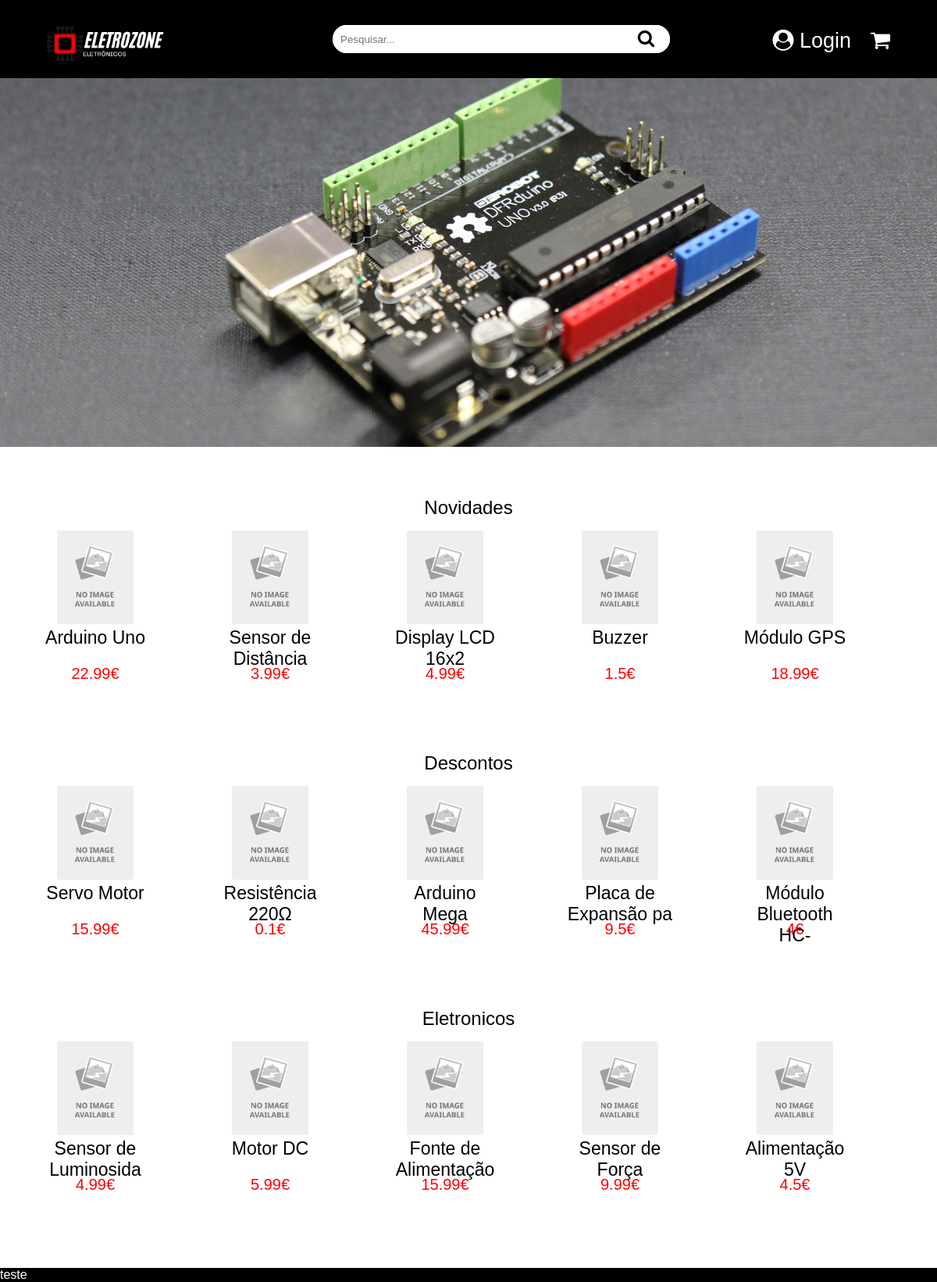
The page / on the database its author committed.
### tables this page shows
CREATE TABLE IF NOT EXISTS `produtos` (
  `id_produto` int(11) NOT NULL AUTO_INCREMENT,
  `nome` varchar(25) NOT NULL,
  `preco` float NOT NULL DEFAULT 0,
  `quantidade` int(11) NOT NULL DEFAULT 0,
  `descricao` text NOT NULL,
  `img` tinytext NOT NULL DEFAULT 'img/no_image.png',
  `class` tinytext DEFAULT NULL,
  `descricao_comp` text DEFAULT NULL,
  PRIMARY KEY (`id_produto`)
);

### class/conection.php (called while the page is built, shortened)
<?php
    $host = "localhost";
    $dbname = "loja";
    $usuario = "root";
    $senha = "";
    $output = "Login";
    try {
        $pdo = new PDO("mysql:host=$host;dbname=$dbname;charset=utf8", $usuario, $senha);
        $pdo->setAttribute(PDO::ATTR_ERRMODE, PDO::ERRMODE_EXCEPTION);
    } catch (PDOException $e) {
        die("Erro na conexão: " . $e->getMessage());
    }
    try {
        $stmt = $pdo->query("SELECT * FROM produtos where class = 'novidade'");
        $novidade = $stmt->fetchAll(PDO::FETCH_ASSOC);
        $stmt = $pdo->query("SELECT * FROM produtos where class = 'descontos'");
        $descontos = $stmt->fetchAll(PDO::FETCH_ASSOC);
        $stmt = $pdo->query("SELECT * FROM produtos where class = 'eletronicos'");
        $eletronicos = $stmt->fetchAll(PDO::FETCH_ASSOC);
    } catch (PDOException $e) {
        die("Erro ao buscar produtos: " . $e->getMessage());
    }
?>

### index.php (the view, shortened to what this page needs)
<?php
    require_once 'class/conection.php';
?>
<!DOCTYPE html>
<html lang="en">
<head>
    <link rel="stylesheet" href="css/css.css">
    <link rel="stylesheet" href="https://cdnjs.cloudflare.com/ajax/libs/font-awesome/4.7.0/css/font-awesome.min.css">
</head>
<body>
    <div id = "blurnav">
        <div id = "nav">
            <div id="center">
                <a id="logo" href="/trabalho projeto">
                    <img src="img/logo.png" width="150vw">
                </a>
                <div id="bar">
                    <input id="pesquisa" type="text" placeholder="Pesquisar...">
                    <i class="fa fa-search"></i>
                </div>
                <div id="butoes">
                    <form method="post">
                        <button type="submit" id= "account" name = "login">
                            <i class='fa fa-user-circle'></i>
                            <?php echo $output;?>
                        </button>
                        <button type="button" id= "car" onclick = "carrinhos()">
                            <i class='fa fa-shopping-cart'> </i>
                        </button>
                    </form>
                </div>
            </div>
        </div>
    </div>
    <div id ="blur">
        <section id="inicio">
            <div id = "front">
                <img src="img/arduino.png">
            </div>
            <div id="section">
                <div>
                    <p id="titulo">Novidades</p>
                </div>
                <div id="container">
                    <?php
                        for ($i = 0; $i < 5; $i++) {
                            echo '  <div id="item" onclick = "item('.$novidade[$i]['id_produto'].')">
                                        <div id="image">
                                            <img src="'.$novidade[$i]['img'].'">
                                        </div>
                                        <div id="nome">
                                            '.$novidade[$i]['nome'].'
                                        </div>
                                        <div id="preco">
                                            '.$novidade[$i]['preco'].'€
                                        </div>
                                    </div>';
                        }
                    ?>
                </div>
            </div>
            <div id="section">
                <br><br><br>
                <div>
                    <p id="titulo">Descontos</p>
                </div>
                <div id="container">
                    <?php
                        for ($i = 0; $i < 5; $i++) {
                            echo '  <div id="item" onclick = "item('.$descontos[$i]['id_produto'].')">
                                        <div id="image">
                                            <img src="'.$descontos[$i]['img'].'">
                                        </div>
                                        <div id="nome">
                                            '.$descontos[$i]['nome'].'
                                        </div>
                                        <div id="preco">
                                            '.$descontos[$i]['preco'].'€
                                        </div>
                                    </div>';
                        }
                    ?>
                </div>
            </div>
            <div id="section">
                <br><br><br>
                <div>
                    <p id="titulo">Eletronicos</p>
                </div>
                <div id="container">
                    <?php
                        for ($i = 0; $i < 5; $i++) {
                            echo '  <div id="item" onclick = "item('.$eletronicos[$i]['id_produto'].')">
                                        <div id="image">
                                            <img src="'.$eletronicos[$i]['img'].'">
                                        </div>
                                        <div id="nome">
                                            '.$eletronicos[$i]['nome'].'
                                        </div>
                                        <div id="preco">
                                            '.$eletronicos[$i]['preco'].'€
                                        </div>
                                    </div>';
                        }
                    ?>
                </div>
            </div>
        </section>
        <footer>
            teste
        </footer>
    </div>
</body>
</html>

### css/css.css (style rules this page uses)
body { color: black; margin: 0; font-family: Arial; background-color: white; }
#nav { color: white; background-color: #000000; width: 100%; left: 0; top: 0; height: 100px; z-index: 2; }
#nav>#center { position: absolute; top: 50%; transform: translateY(-50%); -ms-transform: rotateY(-50%); font-size: 23px; display: flex; left: 5%; right: 5%; justify-content: space-between; height: 36px; }
#blurnav { position: fixed; color: white; background-color: #000000; width: 100%; top: 0; height: 100px; z-index: 2; }
#account { cursor: pointer; padding-top: 5px; font-size: 27px; background-color: black; color: white; border: 0px; position: absolute; bottom: 0px; right: 50px; padding: 0px; text-decoration: none; }
#car { right: 0px; cursor: pointer; padding-top: 5px; font-size: 27px; background-color: black; color: white; border: 0px; position: absolute; bottom: 0px; padding: 0px; }
#butoes { display: flex; }
#pesquisa { width: 100%; border-style: none; color: black; padding: 10px; border-radius: 30px; }
#inicio { margin-top: 6vw; margin-bottom: 30px; }
#front { height: 45vw; }
#front>img { width: 100%; }
#titulo { justify-items: center; display: grid; font-family: 'Arial'; font-size: 24px; }
#container { display: flex; margin-right: 40px; margin-left: 40px; margin-bottom: 20px; }
#item { width: 200px; height: 250px; border-radius: 10px; transition: 0.3s; outline-color: #5a5a5a4b; margin-bottom:10px; margin-right: 5vw; }
#logo { margin-top: 5px; width: 7vw; }
#bar { width: 40%; display: flex; background-color: white; border-radius: 30px; }
.fa-search { color: black; margin-top: 0px; background-color: white; padding-top: 5px; border-radius: 30px; padding-right: 20px; cursor: pointer; }
#logo>img { position: absolute; top:0px; }
#image>img { height: 10vw; }
#image { text-align: center; }
#nome { text-align: center; font-size: 23px; height: 4vw; padding-left: 1vw; padding-right: 1vw; }
#preco { text-align: center; font-size: 20px; color: red; }
footer { background-color: black; color: white; }
p { font-size: 16px; margin-bottom: 15px; }

### rows shown on the page
produtos: img (placeholder picture), nome "Arduino Uno", preco "22.99"
produtos: img (placeholder picture), nome "Sensor de Distância", preco "3.99"
produtos: img (placeholder picture), nome "Display LCD 16x2", preco "4.99"
produtos: img (placeholder picture), nome "Buzzer", preco "1.5"
produtos: img (placeholder picture), nome "Módulo GPS", preco "18.99"
produtos: img (placeholder picture), nome "Servo Motor", preco "15.99"
produtos: img (placeholder picture), nome "Resistência 220Ω", preco "0.1"
produtos: img (placeholder picture), nome "Arduino Mega", preco "45.99"
produtos: img (placeholder picture), nome "Placa de Expansão pa", preco "9.5"
produtos: img (placeholder picture), nome "Módulo Bluetooth HC-", preco "4"
produtos: img (placeholder picture), nome "Sensor de Luminosida", preco "4.99"
produtos: img (placeholder picture), nome "Motor DC", preco "5.99"
produtos: img (placeholder picture), nome "Fonte de Alimentação", preco "15.99"
produtos: img (placeholder picture), nome "Sensor de Força", preco "9.99"
produtos: img (placeholder picture), nome "Alimentação 5V", preco "4.5"

### other values the page prints
$output "Login"
